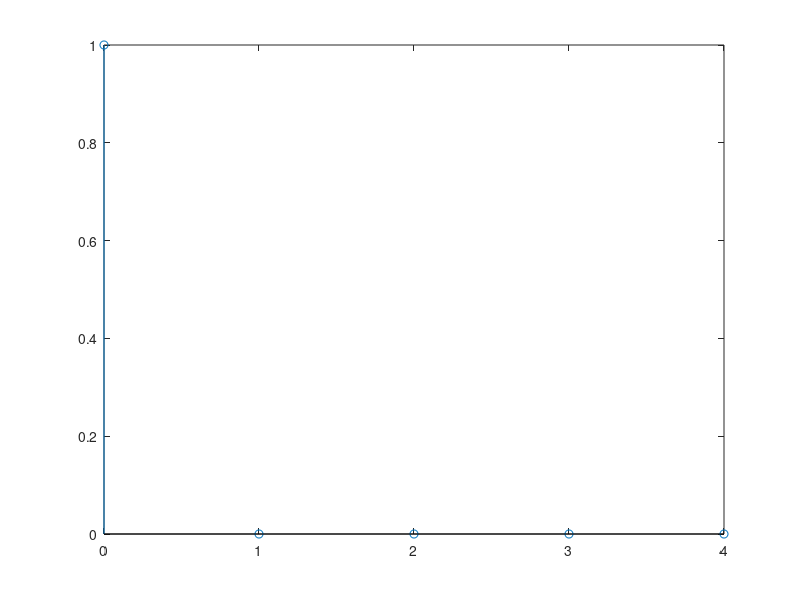

Source code (MATLAB):
clc; 
clear all;
close all;

y=input('Enter 1st the coofficient:');
x= input('Enter 2nd the coofficient:');
N=input('Enter the length:');

xi=[1,zeros(1,N-1)];
h=filter(x,y,xi);
disp('impulse response')
disp(x)
n=0:1:N-1;
stem(n,h);